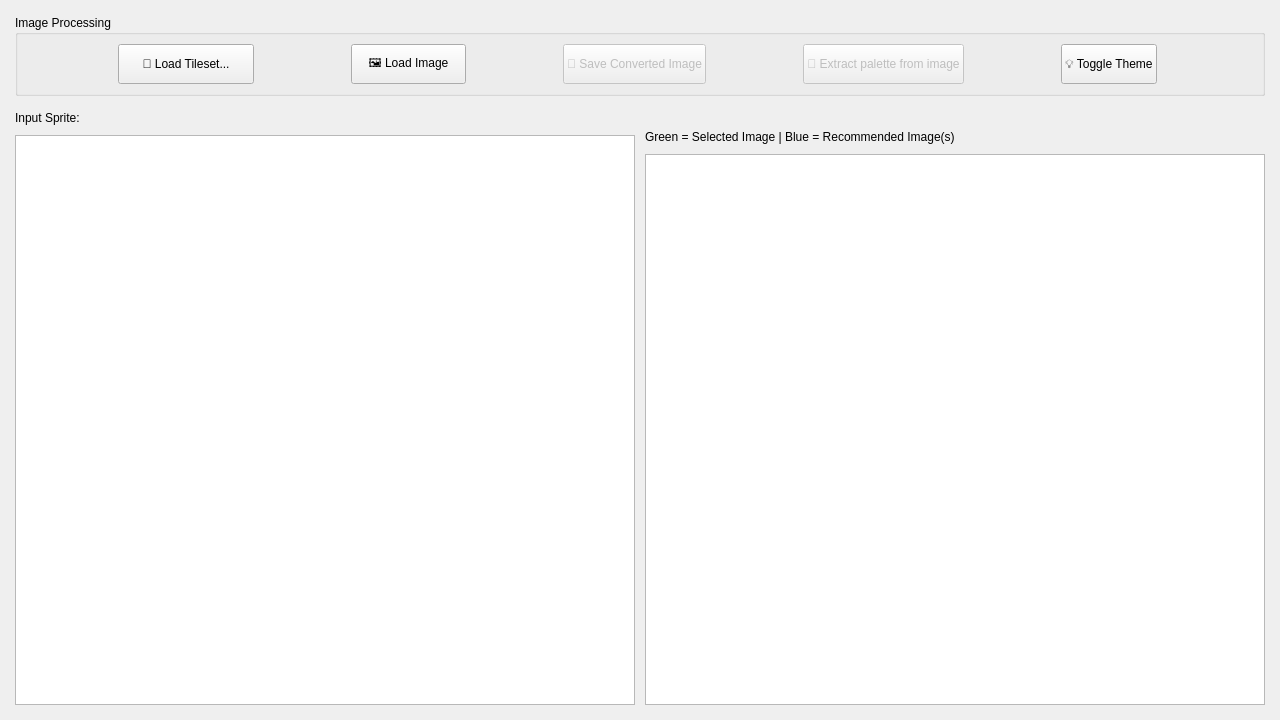
<?xml version="1.0" encoding="UTF-8"?>
<ui version="4.0">
 <class>MainWindow</class>
 <widget class="QWidget" name="MainWindow">
  <property name="geometry">
   <rect>
    <x>0</x>
    <y>0</y>
    <width>1280</width>
    <height>720</height>
   </rect>
  </property>
  <property name="minimumSize">
   <size>
    <width>640</width>
    <height>360</height>
   </size>
  </property>
  <property name="windowTitle">
   <string>Porypal</string>
  </property>
  <layout class="QVBoxLayout" name="main_layout">
   <property name="spacing">
    <number>15</number>
   </property>
   <property name="leftMargin">
    <number>15</number>
   </property>
   <property name="topMargin">
    <number>15</number>
   </property>
   <property name="rightMargin">
    <number>15</number>
   </property>
   <property name="bottomMargin">
    <number>15</number>
   </property>
   <item>
    <layout class="QHBoxLayout" name="control_layout">
     <property name="spacing">
      <number>0</number>
     </property>
     <item>
      <widget class="QGroupBox" name="button_group">
       <property name="autoFillBackground">
        <bool>false</bool>
       </property>
       <property name="styleSheet">
        <string notr="true"/>
       </property>
       <property name="title">
        <string>Image Processing</string>
       </property>
       <layout class="QHBoxLayout" name="processing_layout">
        <item>
         <widget class="QPushButton" name="btn_load_tileset">
          <property name="enabled">
           <bool>true</bool>
          </property>
          <property name="sizePolicy">
           <sizepolicy hsizetype="Fixed" vsizetype="Fixed">
            <horstretch>0</horstretch>
            <verstretch>0</verstretch>
           </sizepolicy>
          </property>
          <property name="minimumSize">
           <size>
            <width>136</width>
            <height>40</height>
           </size>
          </property>
          <property name="text">
           <string>🧩 Load Tileset...</string>
          </property>
         </widget>
        </item>
        <item>
         <widget class="QPushButton" name="btn_load_image">
          <property name="sizePolicy">
           <sizepolicy hsizetype="Fixed" vsizetype="Fixed">
            <horstretch>0</horstretch>
            <verstretch>0</verstretch>
           </sizepolicy>
          </property>
          <property name="minimumSize">
           <size>
            <width>115</width>
            <height>40</height>
           </size>
          </property>
          <property name="text">
           <string>🖼️ Load Image</string>
          </property>
         </widget>
        </item>
        <item>
         <widget class="QPushButton" name="btn_save_image">
          <property name="enabled">
           <bool>false</bool>
          </property>
          <property name="sizePolicy">
           <sizepolicy hsizetype="Fixed" vsizetype="Fixed">
            <horstretch>0</horstretch>
            <verstretch>0</verstretch>
           </sizepolicy>
          </property>
          <property name="minimumSize">
           <size>
            <width>94</width>
            <height>40</height>
           </size>
          </property>
          <property name="text">
           <string>💾 Save Converted Image</string>
          </property>
         </widget>
        </item>
        <item>
         <widget class="QPushButton" name="btn_extract_palette">
          <property name="enabled">
           <bool>false</bool>
          </property>
          <property name="sizePolicy">
           <sizepolicy hsizetype="Fixed" vsizetype="Fixed">
            <horstretch>0</horstretch>
            <verstretch>0</verstretch>
           </sizepolicy>
          </property>
          <property name="minimumSize">
           <size>
            <width>94</width>
            <height>40</height>
           </size>
          </property>
          <property name="text">
           <string>🎨 Extract palette from image</string>
          </property>
         </widget>
        </item>
        <item>
         <widget class="QPushButton" name="btn_toggle_theme">
          <property name="sizePolicy">
           <sizepolicy hsizetype="Fixed" vsizetype="Fixed">
            <horstretch>0</horstretch>
            <verstretch>0</verstretch>
           </sizepolicy>
          </property>
          <property name="minimumSize">
           <size>
            <width>75</width>
            <height>40</height>
           </size>
          </property>
          <property name="text">
           <string>💡 Toggle Theme</string>
          </property>
         </widget>
        </item>
       </layout>
      </widget>
     </item>
    </layout>
   </item>
   <item>
    <layout class="QHBoxLayout" name="content_layout">
     <property name="spacing">
      <number>10</number>
     </property>
     <property name="leftMargin">
      <number>0</number>
     </property>
     <property name="rightMargin">
      <number>0</number>
     </property>
     <property name="bottomMargin">
      <number>0</number>
     </property>
     <item>
      <layout class="QVBoxLayout" name="original_image_layout">
       <item>
        <widget class="QLabel" name="label_original">
         <property name="text">
          <string>Input Sprite:</string>
         </property>
        </widget>
       </item>
       <item>
        <widget class="QGraphicsView" name="original_view">
         <property name="sizePolicy">
          <sizepolicy hsizetype="Expanding" vsizetype="MinimumExpanding">
           <horstretch>0</horstretch>
           <verstretch>0</verstretch>
          </sizepolicy>
         </property>
         <property name="minimumSize">
          <size>
           <width>0</width>
           <height>288</height>
          </size>
         </property>
         <property name="renderHints">
          <set>QPainter::Antialiasing</set>
         </property>
        </widget>
       </item>
      </layout>
     </item>
     <item>
      <layout class="QVBoxLayout" name="dynamic_layout">
       <property name="topMargin">
        <number>19</number>
       </property>
       <item>
        <widget class="QLabel" name="label_instruction">
         <property name="text">
          <string>Green = Selected Image | Blue = Recommended Image(s)</string>
         </property>
        </widget>
       </item>
       <item>
        <widget class="QGraphicsView" name="dynamic_view"/>
       </item>
      </layout>
     </item>
    </layout>
   </item>
  </layout>
 </widget>
 <resources/>
 <connections/>
</ui>
